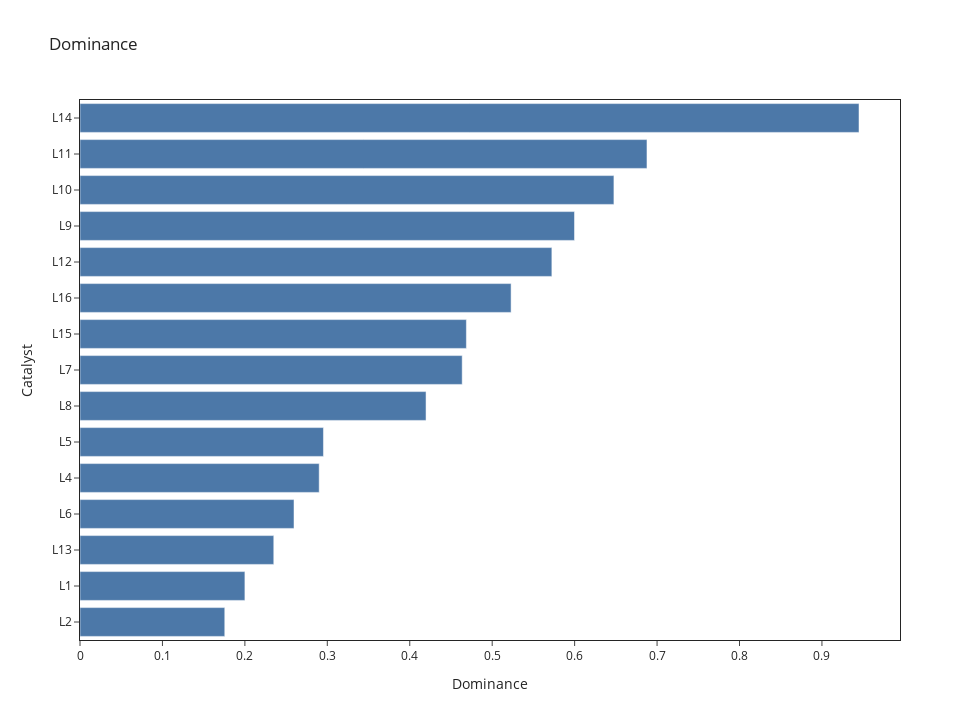

Write notebook code for a chart like this one.
### Markdown cell above
# Dominance

### Code cell
df_ee['Normalized_rank'] = (df_ee.groupby('rxn')['Predicted ee'].transform(lambda g: (g-g.min())/(g.max()-g.min())))
mean_quant = df_ee.groupby(['Catalyst_Ar_grp',"cluster_label"])['Normalized_rank'].mean()
df_split =  pd.DataFrame(mean_quant)

Dominance = df_split.groupby(['Catalyst_Ar_grp' ])['Normalized_rank'].mean()
Dominance = Dominance.sort_values( ascending=True)

fig = px.bar(x=Dominance, y=Dominance.index,
                title='Dominance',
                barmode='group',
                labels={'Catalyst_Type':'Catalyst Class', 'Catalyst_Ar_grp':'Catalyst'},
                template='simple_white', orientation='h',
                color_discrete_sequence=[px.colors.qualitative.T10[0],
                px.colors.qualitative.T10[0],
                px.colors.qualitative.T10[4]],
                  width=980, height=720,
                )

fig.update_xaxes(mirror=True)
fig.update_yaxes(mirror=True)

fig.update_layout(
    font_size=12,xaxis_title='Dominance', yaxis_title='Catalyst', 
)

fig.update_layout(
    legend=dict(
        yanchor="bottom",
        y=1.01,
        xanchor="left",
        x=0.01,
        orientation='h',
    ),
    legend_title_text=''
)


fig.show()

### Figure 1 — Plotly figure (JSON) as saved in the notebook; plotly's stock layout.template omitted (floating-point values rounded to 4 significant figures)
{"data": [{"alignmentgroup": "True", "hovertemplate": "x=%{x}<br>y=%{y}<extra></extra>", "legendgroup": "", "marker": {"color": "#4C78A8", "pattern": {"shape": ""}}, "name": "", "offsetgroup": "", "orientation": "h", "showlegend": false, "textposition": "auto", "type": "bar", "x": [0.1756, 0.2, 0.2351, 0.2596, 0.2901, 0.2953, 0.4198, 0.4636, 0.4687, 0.5229, 0.5724, 0.5998, 0.6477, 0.6878, 0.945], "xaxis": "x", "y": ["L2", "L1", "L13", "L6", "L4", "L5", "L8", "L7", "L15", "L16", "L12", "L9", "L10", "L11", "L14"], "yaxis": "y"}], "layout": {"barmode": "group", "font": {"size": 12}, "height": 720, "legend": {"orientation": "h", "title": {"text": ""}, "tracegroupgap": 0, "x": 0.01, "xanchor": "left", "y": 1.01, "yanchor": "bottom"}, "title": {"text": "Dominance"}, "width": 980, "xaxis": {"anchor": "y", "domain": [0, 1], "mirror": true, "title": {"text": "Dominance"}}, "yaxis": {"anchor": "x", "domain": [0, 1], "mirror": true, "title": {"text": "Catalyst"}}}}
